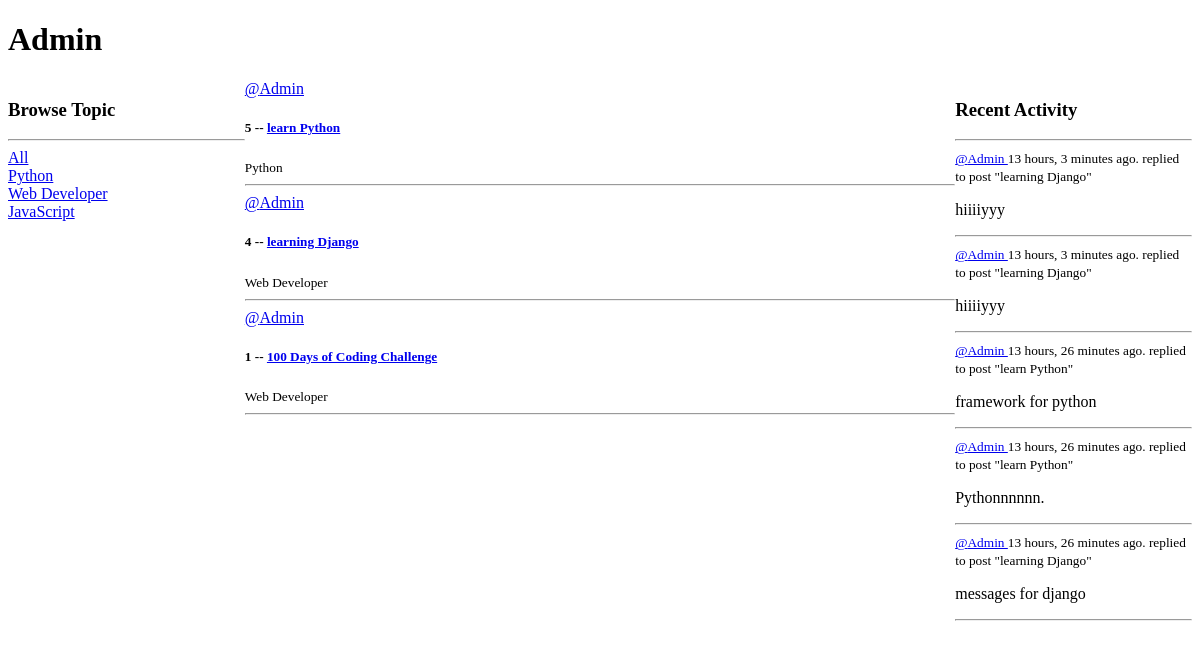
Before: /base/user-profile/1/ with the older database file.
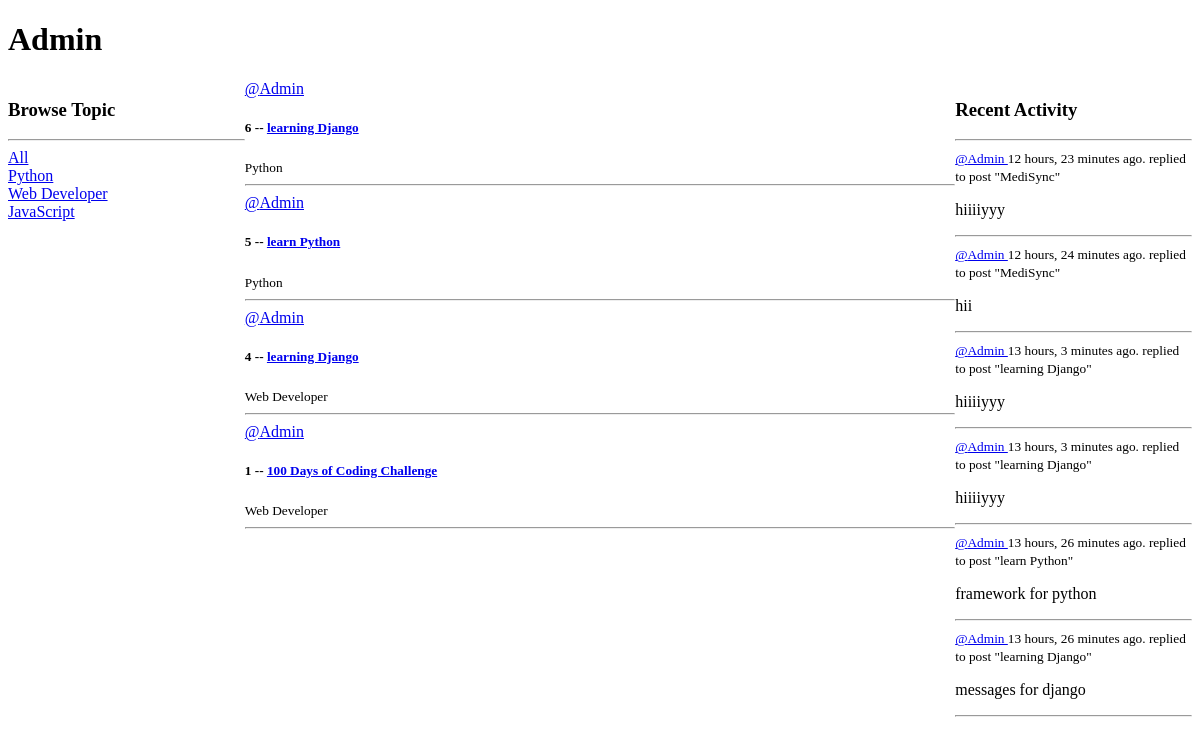
After: the same page with the newer database file.
### base/models.py (models this page shows, shortened)
class Topic(models.Model):
    name = models.CharField(max_length=200)

class Room (models.Model):
    host = models.ForeignKey(User, on_delete=models.SET_NULL, null=True)
    topic = models.ForeignKey(Topic, on_delete=models.SET_NULL, null=True, related_name='topic')
    name = models.CharField(max_length=200)
    participants = models.ManyToManyField(User,related_name='participants',blank=True)
    description = models.TextField(null=True , blank=True)
    updated_on = models.DateTimeField(auto_now=True)
    created_on = models.DateTimeField(auto_now_add=True)
    class Meta:
        ordering = ['-created_on','-updated_on']
    def __str__(self):
        return self.name

class Message(models.Model):
    user = models.ForeignKey(User,on_delete=models.CASCADE)
    room = models.ForeignKey(Room, on_delete=models.CASCADE)
    body = models.TextField()
    updated_on = models.DateTimeField(auto_now=True)
    created_on = models.DateTimeField(auto_now_add=True)
    class Meta:
        ordering = ['-created_on','-updated_on']
    def __str__(self):
        return self.body[0:30]

### base/views.py (the view)
# urls.py: path('user-profile/<int:pk>/',views.userProfile,name='user-profile'),
def userProfile(request,pk):
   user = User.objects.get(id=pk)
   rooms = user.room_set.all()
   room_msgs = user.message_set.all()
   topics = Topic.objects.all()
   context = {'user':user,'rooms':rooms,'room_msgs':room_msgs,'topics':topics}
   return render(request,'base/profile.html',context)

### base/templates/base/profile.html (shortened to what this page needs)
{% extends 'main.html' %}
{% block content %}
    <h1>{{user.username}}</h1>
<div class="profile-container">
    <div>
        {% include 'base/topic_components.html' %}
    </div>
    <div>
        {% include 'base/feed_components.html' %}
    </div>
    <div>
        {% include 'base/activity_components.html' %}
    </div>
</div>
{% endblock  %}

### templates/main.html (shortened to what this page needs)
<!DOCTYPE html>
<html lang="en">
<head>
</head>
<body>
    {% block content %}
    {% endblock %}
</body>
</html>

### base/templates/base/topic_components.html
 <h3> Browse Topic</h3>
    <hr>
    <a href="{% url 'home' %}">All</a>
    {% for topic in topics %}
        <div>
          <a href="{% url 'home' %}?q={{topic.name}}">{{ topic.name }} </a>
        </div>
    {% endfor %}

### base/templates/base/feed_components.html (shortened to what this page needs)
<div>
    {% for room in rooms %}
        <div>
            <a href="{% url 'user-profile' room.host.id %}">@{{room.host.username}} </a>
            <h5>{{room.id}} -- <a href="{% url 'index' room.id %}">{{room.name}} </a></h5>
            <small>{{room.topic.name}}</small>
            <hr>
        </div>
    {% endfor %}
</div>

### base/templates/base/activity_components.html (shortened to what this page needs)
<h3>Recent Activity</h3>
    <hr>
    {% for msg in room_msgs  %}
      <div>
        <small>
          <a href="{% url 'user-profile' msg.user.id%}">
            @{{msg.user}}
          </a>  {{msg.created_on | timesince}} ago.
        </small>
        <small>replied to post "{{msg.room}}" </small>
        <p>{{msg}}</p>
        <hr>
      </div>
    {% endfor %}

### base/templates/base/profile.html (style rules this page uses)
.profile-container { display: grid; grid-template-columns: 1fr 3fr 1fr; }

Changed rows visible on the page:
removed Message: user "Admin", created_on "13 hours, 26 minutes", room "learn Python", body "Pythonnnnnn."
added Room: host.username "Admin", id "6", name "learning Django", topic.name "Python"
added Message: user "Admin", created_on "12 hours, 23 minutes", room "MediSync", body "hiiiiyyy"
added Message: user "Admin", created_on "12 hours, 24 minutes", room "MediSync", body "hii"
